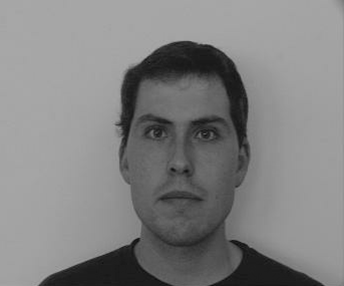
#> input picture lectures/1-partial-exam/1-lec/2-Праг-на-слики/peter.png, 344 x 286 px
$ python Global_Thresholding.py
#> lines starting #> are read from the running program, lines starting #| are printed output that depends on the picture; after the words box and inside, x2 and y2 are one past the last pixel; in counts of white or black regions, pixels touching at a corner belong together
import cv2
from matplotlib import pyplot as plt

# Load test image
img = cv2.imread('peter.png', 0)
#> img is the input picture: shape (286, 344); min 13, max 171, mean 129.8

_, thresh1 = cv2.threshold(img, 127, 255, cv2.THRESH_BINARY)
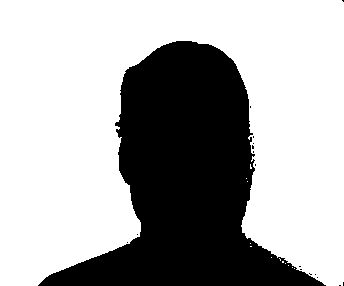
#> thresh1: shape (286, 344); 66.8% white; 17 black regions (16 under 20 px), largest, box (x1, y1, x2, y2) and area: (38, 41, 326, 286) 32582
_, thresh2 = cv2.threshold(img, 127, 255, cv2.THRESH_BINARY_INV)
_, thresh3 = cv2.threshold(img, 127, 255, cv2.THRESH_TRUNC)
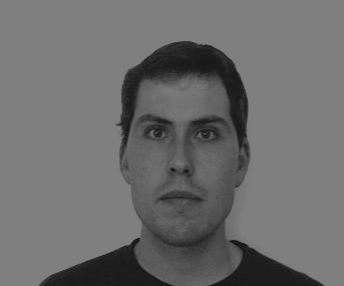
#> thresh3: shape (286, 344); min 13, max 127, mean 109
_, thresh4 = cv2.threshold(img, 127, 255, cv2.THRESH_TOZERO)
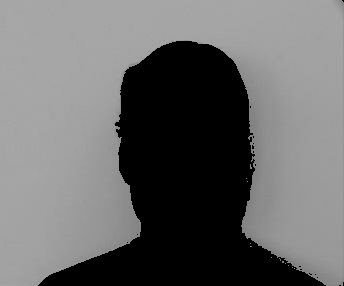
#> thresh4: shape (286, 344); min 0, max 171, mean 105.7
_, thresh5 = cv2.threshold(img, 127, 255, cv2.THRESH_TOZERO_INV)
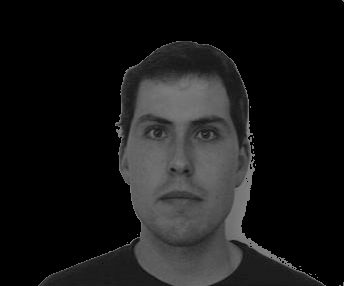
#> thresh5: shape (286, 344); min 0, max 127, mean 24.1

titles = ['Original Image', 'BINARY', 'BINARY_INV', 'TRUNC', 'TOZERO', 'TOZERO_INV']
images = [img, thresh1, thresh2, thresh3, thresh4, thresh5]

for i in range(6):
    plt.subplot(2, 3, i + 1), plt.imshow(images[i], 'gray')
    plt.title(titles[i])
    plt.xticks([]), plt.yticks([])

plt.show()
